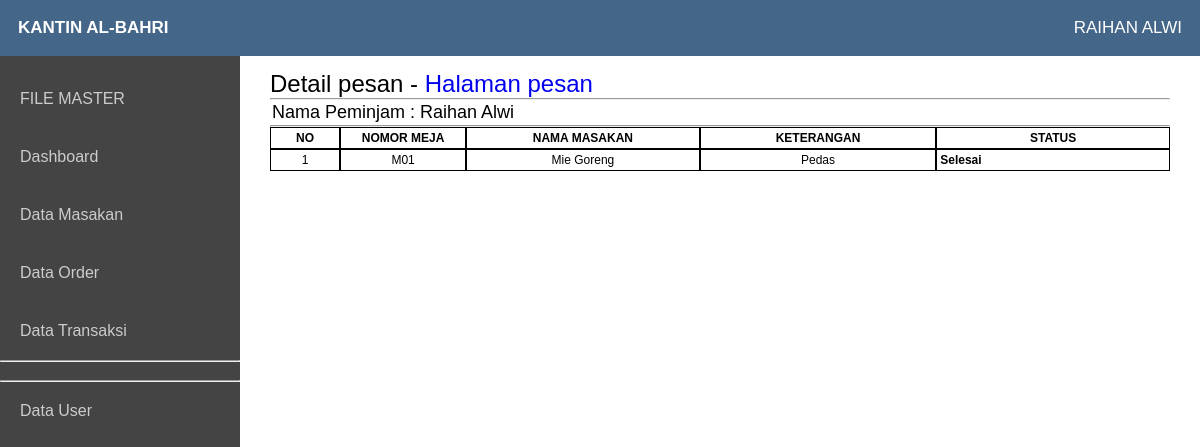
Page /praktek/?modul=order&aksi=detail&id=1 (signed in) on the committed database.
### tables this page shows
CREATE TABLE `user` (
  `id_user` int(11) NOT NULL,
  `username` varchar(15) NOT NULL,
  `password` varchar(15) NOT NULL,
  `nama_user` varchar(20) NOT NULL,
  `id_level` int(5) NOT NULL
);

CREATE TABLE `detail_order` (
  `id_detail_order` int(11) NOT NULL,
  `id_order` int(5) NOT NULL,
  `id_masakan` int(5) NOT NULL,
  `keterangan` varchar(20) NOT NULL,
  `qty` int(5) NOT NULL,
  `status_detail_order` varchar(10) NOT NULL
);

CREATE TABLE `pesan` (
  `id_order` int(11) NOT NULL,
  `no_meja` varchar(5) NOT NULL,
  `tanggal` date NOT NULL,
  `id_user` int(5) NOT NULL,
  `id_masakan` int(10) NOT NULL,
  `keterangan` varchar(20) NOT NULL,
  `status_order` varchar(10) NOT NULL
);

CREATE TABLE `masakan` (
  `id_masakan` int(11) NOT NULL,
  `nama_masakan` varchar(20) NOT NULL,
  `harga` int(10) NOT NULL,
  `status_masakan` varchar(10) NOT NULL
);

### praktek/app/order/order_detail.php (the view, shortened to what this page needs)
<?php
	include 'config/koneksi.php';
	$id=$_GET['id'];
	$sql = mysqli_query($conn, "SELECT user.nama_user FROM pesan INNER JOIN user ON pesan.id_user = pesan.id_user WHERE pesan.id_order='$id'") or die (mysqli_error());
	$row = mysqli_fetch_array($sql);
?>
<table style="width: 100%;border-collapse: 0px;border-spacing: 0px;">
	<tr>
		<td>
			<span style="font-size: 24px;">Detail pesan - <a href="?modul=order" style="text-decoration: none">Halaman pesan</a></span>
		</td>
	</tr>
	<tr>
		<td colspan="3"><hr></td>
	</tr>
	<tr>
		<td colspan="3">
			<table>
				<tr>
					<td><span style="font-size: 18px">Nama Peminjam : <?=$row['nama_user']?></span></td>
				</tr>
			</table>
		</td>
	</tr>
	<tr>
		<td>
			<table style="width: 100%;border-collapse: 0px;border-spacing: 0px;">
				<thead>
					<tr>
						<th style="width: 3%;border: 1px solid #000;padding:3px;text-align: center;font-size: 12px;">NO</th>
						<th style="width: 5%;border: 1px solid #000;padding:3px;text-align: center;font-size: 12px;">NOMOR MEJA</th>
						<th style="width: 10%;border: 1px solid #000;padding:3px;text-align: center;font-size: 12px;">NAMA MASAKAN</th>
						<th style="width: 10%;border: 1px solid #000;padding:3px;text-align: center;font-size: 12px;">KETERANGAN</th>
						<th style="width: 10%;border: 1px solid #000;padding:3px;text-align: center;font-size: 12px;">STATUS </th>
					</tr>
				</thead>
				<tbody>
				<?php
					$no=1;
					$sql1 = mysqli_query($conn, "SELECT detail_order.*, pesan.no_meja, masakan.nama_masakan, pesan.status_order FROM detail_order INNER JOIN pesan ON detail_order.id_order = pesan.id_order INNER JOIN masakan ON detail_order.id_masakan = masakan.id_masakan WHERE detail_order.id_order ='$id'") or die (mysqli_error());
					while ($rs=mysqli_fetch_array($sql1)) {
						echo '
							<tr>
								<td style="border: 1px solid #000;padding: 3px;font-size: 12px;text-align: center;">'.$no.'</td>
								<td style="border: 1px solid #000;padding: 3px;font-size: 12px;text-align: center;">'.$rs['no_meja'].'</td>
								<td style="border: 1px solid #000;padding: 3px;font-size: 12px;text-align: center;">'.$rs['nama_masakan'].'</td>
								<td style="border: 1px solid #000;padding: 3px;font-size: 12px;text-align: center;">'.$rs['keterangan'].'</td>
								<td style="border: 1px solid #000;padding: 3px;font-size: 12px;">';
								if($rs['status_order']=='1')
									{
										echo '<b style="color:red">Masih Di Pinjem</b>';
									}else{
										echo '<b>Selesai</b>';
									}
								echo '</td>
							</tr>';
						    $no++;
					}
				?>
			</tbody>
			<tfoot>
				<tr colspan="7" style="text-align: left">
					<hr>
				</tr>
			</tfoot>
			</table>
		</td>
	</tr>
</table>

### praktek/asset/style.css (style rules this page uses)
* { margin:0;padding:0;font-family:arial }
a { text-decoration:none }

### rows in the picture
user: nama_user "Raihan Alwi"
detail_order: id_order.no_meja "M01", id_masakan.nama_masakan "Mie Goreng", keterangan "Pedas"

### other values in the picture
$_SESSION['nama'] "RAIHAN ALWI"
